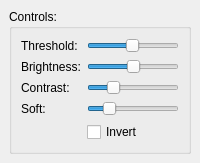
  <widget class="QDockWidget" name="specularDockWidget">
   <property name="features">
    <set>QDockWidget::DockWidgetMovable</set>
   </property>
   <property name="windowTitle">
    <string>Specular</string>
   </property>
   <attribute name="dockWidgetArea">
    <number>1</number>
   </attribute>
   <widget class="QWidget" name="dockWidgetContents_5">
    <layout class="QGridLayout" name="gridLayout_18">
     <item row="0" column="0">
      <widget class="QGroupBox" name="groupBox_6">
       <property name="title">
        <string>Controls:</string>
       </property>
       <layout class="QGridLayout" name="gridLayout_19">
        <item row="0" column="1">
         <widget class="QSlider" name="sliderSpecThresh">
          <property name="maximum">
           <number>255</number>
          </property>
          <property name="value">
           <number>127</number>
          </property>
          <property name="orientation">
           <enum>Qt::Horizontal</enum>
          </property>
         </widget>
        </item>
        <item row="0" column="0">
         <widget class="QLabel" name="label_15">
          <property name="text">
           <string>Threshold:</string>
          </property>
         </widget>
        </item>
        <item row="2" column="0">
         <widget class="QLabel" name="label_18">
          <property name="text">
           <string>Contrast:</string>
          </property>
         </widget>
        </item>
        <item row="1" column="1">
         <widget class="QSlider" name="sliderSpecBright">
          <property name="minimum">
           <number>-255</number>
          </property>
          <property name="maximum">
           <number>255</number>
          </property>
          <property name="orientation">
           <enum>Qt::Horizontal</enum>
          </property>
         </widget>
        </item>
        <item row="3" column="1">
         <widget class="QSlider" name="sliderSpecSoft">
          <property name="maximum">
           <number>50</number>
          </property>
          <property name="value">
           <number>10</number>
          </property>
          <property name="orientation">
           <enum>Qt::Horizontal</enum>
          </property>
         </widget>
        </item>
        <item row="4" column="0">
         <spacer name="horizontalSpacer">
          <property name="orientation">
           <enum>Qt::Horizontal</enum>
          </property>
          <property name="sizeType">
           <enum>QSizePolicy::Minimum</enum>
          </property>
          <property name="sizeHint" stdset="0">
           <size>
            <width>60</width>
            <height>20</height>
           </size>
          </property>
         </spacer>
        </item>
        <item row="1" column="0">
         <widget class="QLabel" name="label_17">
          <property name="text">
           <string>Brightness:</string>
          </property>
         </widget>
        </item>
        <item row="4" column="1">
         <widget class="QCheckBox" name="checkBoxSpecInvert">
          <property name="text">
           <string>Invert</string>
          </property>
         </widget>
        </item>
        <item row="3" column="0">
         <widget class="QLabel" name="label_19">
          <property name="text">
           <string>Soft:</string>
          </property>
         </widget>
        </item>
        <item row="2" column="1">
         <widget class="QSlider" name="sliderSpecContrast">
          <property name="minimum">
           <number>1</number>
          </property>
          <property name="maximum">
           <number>4000</number>
          </property>
          <property name="value">
           <number>1000</number>
          </property>
          <property name="orientation">
           <enum>Qt::Horizontal</enum>
          </property>
         </widget>
        </item>
       </layout>
      </widget>
     </item>
    </layout>
   </widget>
  </widget>
